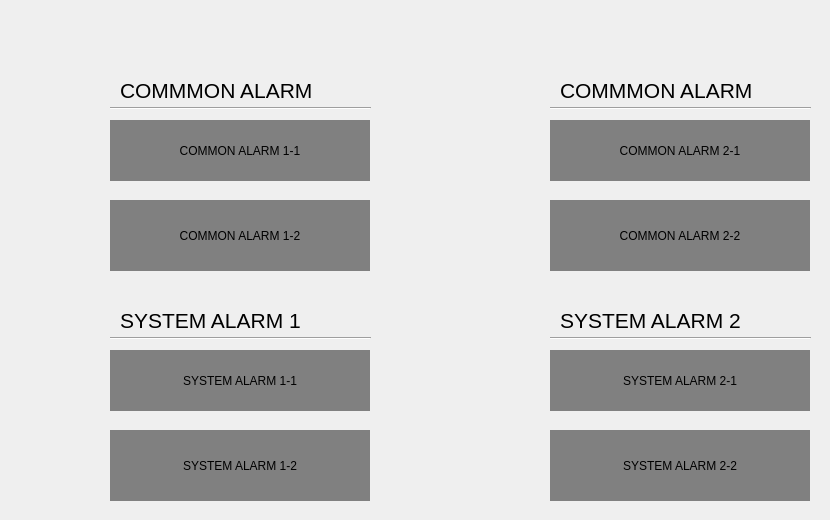
    <widget class="QWidget" name="sw_ALARM">
     <widget class="QFrame" name="Alarm_01">
      <property name="geometry">
       <rect>
        <x>100</x>
        <y>80</y>
        <width>281</width>
        <height>201</height>
       </rect>
      </property>
      <property name="frameShape">
       <enum>QFrame::NoFrame</enum>
      </property>
      <property name="frameShadow">
       <enum>QFrame::Raised</enum>
      </property>
      <widget class="Line" name="line_9">
       <property name="geometry">
        <rect>
         <x>10</x>
         <y>20</y>
         <width>261</width>
         <height>16</height>
        </rect>
       </property>
       <property name="orientation">
        <enum>Qt::Horizontal</enum>
       </property>
      </widget>
      <widget class="QLabel" name="label_207">
       <property name="geometry">
        <rect>
         <x>20</x>
         <y>0</y>
         <width>191</width>
         <height>21</height>
        </rect>
       </property>
       <property name="font">
        <font>
         <family>Arial</family>
         <pointsize>16</pointsize>
        </font>
       </property>
       <property name="text">
        <string>COMMMON ALARM 1</string>
       </property>
      </widget>
      <widget class="QLabel" name="label_13">
       <property name="geometry">
        <rect>
         <x>10</x>
         <y>40</y>
         <width>260</width>
         <height>61</height>
        </rect>
       </property>
       <property name="autoFillBackground">
        <bool>false</bool>
       </property>
       <property name="styleSheet">
        <string notr="true">background-color:rgb(128, 128, 128);</string>
       </property>
       <property name="text">
        <string>COMMON ALARM 1-1</string>
       </property>
       <property name="alignment">
        <set>Qt::AlignCenter</set>
       </property>
      </widget>
      <widget class="QLabel" name="label_18">
       <property name="geometry">
        <rect>
         <x>10</x>
         <y>120</y>
         <width>260</width>
         <height>71</height>
        </rect>
       </property>
       <property name="autoFillBackground">
        <bool>false</bool>
       </property>
       <property name="styleSheet">
        <string notr="true">background-color:rgb(128, 128, 128);</string>
       </property>
       <property name="text">
        <string>COMMON ALARM 1-2</string>
       </property>
       <property name="alignment">
        <set>Qt::AlignCenter</set>
       </property>
      </widget>
     </widget>
     <widget class="QFrame" name="Alarm_2">
      <property name="geometry">
       <rect>
        <x>100</x>
        <y>310</y>
        <width>281</width>
        <height>201</height>
       </rect>
      </property>
      <property name="frameShape">
       <enum>QFrame::NoFrame</enum>
      </property>
      <property name="frameShadow">
       <enum>QFrame::Raised</enum>
      </property>
      <widget class="Line" name="line_10">
       <property name="geometry">
        <rect>
         <x>10</x>
         <y>20</y>
         <width>261</width>
         <height>16</height>
        </rect>
       </property>
       <property name="orientation">
        <enum>Qt::Horizontal</enum>
       </property>
      </widget>
      <widget class="QLabel" name="label_208">
       <property name="geometry">
        <rect>
         <x>20</x>
         <y>0</y>
         <width>191</width>
         <height>21</height>
        </rect>
       </property>
       <property name="font">
        <font>
         <family>Arial</family>
         <pointsize>16</pointsize>
        </font>
       </property>
       <property name="text">
        <string>SYSTEM ALARM 1</string>
       </property>
      </widget>
      <widget class="QLabel" name="label_14">
       <property name="geometry">
        <rect>
         <x>10</x>
         <y>40</y>
         <width>260</width>
         <height>61</height>
        </rect>
       </property>
       <property name="autoFillBackground">
        <bool>false</bool>
       </property>
       <property name="styleSheet">
        <string notr="true">background-color:rgb(128, 128, 128);</string>
       </property>
       <property name="text">
        <string>SYSTEM ALARM 1-1</string>
       </property>
       <property name="alignment">
        <set>Qt::AlignCenter</set>
       </property>
      </widget>
      <widget class="QLabel" name="label_23">
       <property name="geometry">
        <rect>
         <x>10</x>
         <y>120</y>
         <width>260</width>
         <height>71</height>
        </rect>
       </property>
       <property name="autoFillBackground">
        <bool>false</bool>
       </property>
       <property name="styleSheet">
        <string notr="true">background-color:rgb(128, 128, 128);</string>
       </property>
       <property name="text">
        <string>SYSTEM ALARM 1-2</string>
       </property>
       <property name="alignment">
        <set>Qt::AlignCenter</set>
       </property>
      </widget>
     </widget>
     <widget class="QFrame" name="Alarm_3">
      <property name="geometry">
       <rect>
        <x>540</x>
        <y>80</y>
        <width>281</width>
        <height>201</height>
       </rect>
      </property>
      <property name="frameShape">
       <enum>QFrame::NoFrame</enum>
      </property>
      <property name="frameShadow">
       <enum>QFrame::Raised</enum>
      </property>
      <widget class="Line" name="line_11">
       <property name="geometry">
        <rect>
         <x>10</x>
         <y>20</y>
         <width>261</width>
         <height>16</height>
        </rect>
       </property>
       <property name="orientation">
        <enum>Qt::Horizontal</enum>
       </property>
      </widget>
      <widget class="QLabel" name="label_210">
       <property name="geometry">
        <rect>
         <x>20</x>
         <y>0</y>
         <width>191</width>
         <height>21</height>
        </rect>
       </property>
       <property name="font">
        <font>
         <family>Arial</family>
         <pointsize>16</pointsize>
        </font>
       </property>
       <property name="text">
        <string>COMMMON ALARM 2</string>
       </property>
      </widget>
      <widget class="QLabel" name="label_15">
       <property name="geometry">
        <rect>
         <x>10</x>
         <y>40</y>
         <width>260</width>
         <height>61</height>
        </rect>
       </property>
       <property name="autoFillBackground">
        <bool>false</bool>
       </property>
       <property name="styleSheet">
        <string notr="true">background-color:rgb(128, 128, 128);</string>
       </property>
       <property name="text">
        <string>COMMON ALARM 2-1</string>
       </property>
       <property name="alignment">
        <set>Qt::AlignCenter</set>
       </property>
      </widget>
      <widget class="QLabel" name="label_24">
       <property name="geometry">
        <rect>
         <x>10</x>
         <y>120</y>
         <width>260</width>
         <height>71</height>
        </rect>
       </property>
       <property name="autoFillBackground">
        <bool>false</bool>
       </property>
       <property name="styleSheet">
        <string notr="true">background-color:rgb(128, 128, 128);</string>
       </property>
       <property name="text">
        <string>COMMON ALARM 2-2</string>
       </property>
       <property name="alignment">
        <set>Qt::AlignCenter</set>
       </property>
      </widget>
     </widget>
     <widget class="QFrame" name="Alarm_4">
      <property name="geometry">
       <rect>
        <x>540</x>
        <y>310</y>
        <width>281</width>
        <height>201</height>
       </rect>
      </property>
      <property name="frameShape">
       <enum>QFrame::NoFrame</enum>
      </property>
      <property name="frameShadow">
       <enum>QFrame::Raised</enum>
      </property>
      <widget class="Line" name="line_13">
       <property name="geometry">
        <rect>
         <x>10</x>
         <y>20</y>
         <width>261</width>
         <height>16</height>
        </rect>
       </property>
       <property name="orientation">
        <enum>Qt::Horizontal</enum>
       </property>
      </widget>
      <widget class="QLabel" name="label_213">
       <property name="geometry">
        <rect>
         <x>20</x>
         <y>0</y>
         <width>191</width>
         <height>21</height>
        </rect>
       </property>
       <property name="font">
        <font>
         <family>Arial</family>
         <pointsize>16</pointsize>
        </font>
       </property>
       <property name="text">
        <string>SYSTEM ALARM 2</string>
       </property>
      </widget>
      <widget class="QLabel" name="label_16">
       <property name="geometry">
        <rect>
         <x>10</x>
         <y>40</y>
         <width>260</width>
         <height>61</height>
        </rect>
       </property>
       <property name="autoFillBackground">
        <bool>false</bool>
       </property>
       <property name="styleSheet">
        <string notr="true">background-color:rgb(128, 128, 128);</string>
       </property>
       <property name="text">
        <string>SYSTEM ALARM 2-1</string>
       </property>
       <property name="alignment">
        <set>Qt::AlignCenter</set>
       </property>
      </widget>
      <widget class="QLabel" name="label_25">
       <property name="geometry">
        <rect>
         <x>10</x>
         <y>120</y>
         <width>260</width>
         <height>71</height>
        </rect>
       </property>
       <property name="autoFillBackground">
        <bool>false</bool>
       </property>
       <property name="styleSheet">
        <string notr="true">background-color:rgb(128, 128, 128);</string>
       </property>
       <property name="text">
        <string>SYSTEM ALARM 2-2</string>
       </property>
       <property name="alignment">
        <set>Qt::AlignCenter</set>
       </property>
      </widget>
     </widget>
    </widget>
